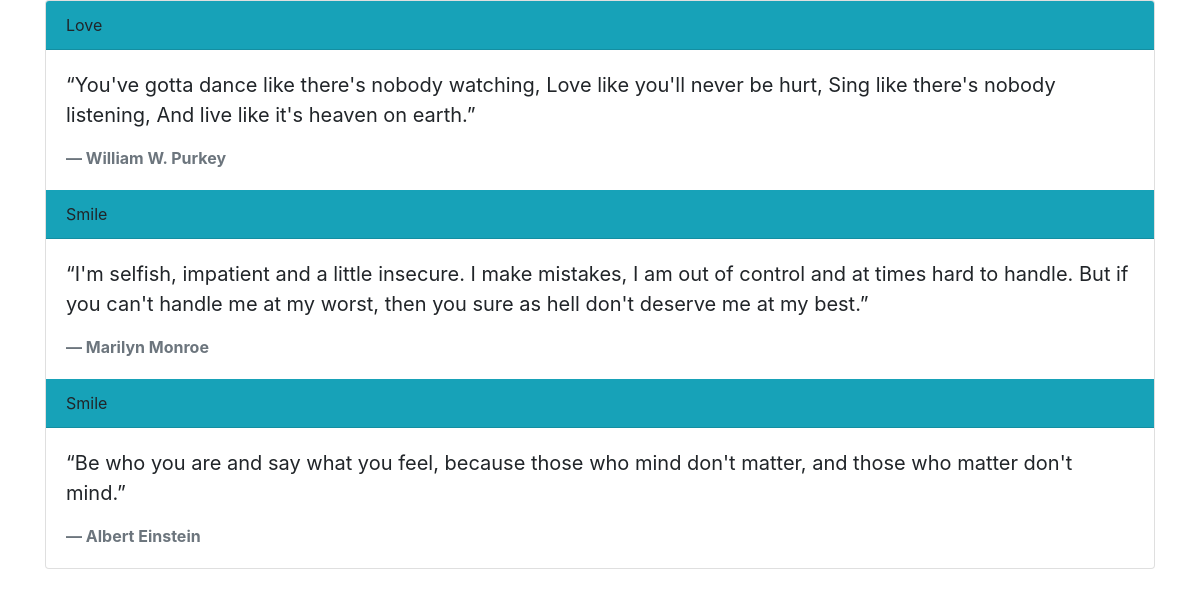
The page / on the database its author committed.
### Main_apps/models.py (models this page shows, shortened)
class Quote(models.Model):
    quote = models.TextField()
    Author = models.CharField(max_length= 50)
    quote_category = models.ForeignKey(
        'QuoteCategory', on_delete = models.CASCADE
    )

class QuoteCategory(models.Model):
    title = models.CharField(max_length= 50)

### Main_apps/views.py (the view)
# urls.py: path('', views.HomeView.as_view(), name="name"),
class HomeView(ListView):
    template_name = "index.html"
    model = Quote
    def get_queryset(self):
        query_set = super().get_queryset()
        return  query_set.select_related
        ('quote_category')

### templates/index.html
{% extends 'base.html' %}
{% block body  %}
<div class="card">
    {% for quote in object_list %}
    <div class="card-header bg-info">
      {{ quote.quote_category.title }}
    </div>
    <div class="card-body">
        <blockquote class="blockquote mb-0">
            <p>{{quote.quote}}</p>
            <footer class="blockquote-footer font-weight-bold ">{{ quote.Author }}</cite></footer>
          </blockquote>
      </div>
    {% endfor %}
</div>
{% endblock %}

### templates/base.html (shortened to what this page needs)
<!DOCTYPE html>
<html lang="en">
<head>
    <link rel="stylesheet" href="https://stackpath.bootstrapcdn.com/bootstrap/4.5.0/css/bootstrap.min.css">
</head>
<body>
   <div class="container">
       {% block body  %}
       {% endblock  %}
   </div>
</body>
</html>

### rows shown on the page
Quote: quote_category "Love", quote "“You've gotta dance like there's nobody watching, Love like you'll never be hurt, Sing like there's nobody listening, And live like it's heaven on earth.”", Author "William W. Purkey"
Quote: quote_category "Smile", quote "“I'm selfish, impatient and a little insecure. I make mistakes, I am out of control and at times hard to handle. But if you can't handle me at my worst, then you sure as hell don't deserve me at my best.”", Author "Marilyn Monroe"
Quote: quote_category "Smile", quote "“Be who you are and say what you feel, because those who mind don't matter, and those who matter don't mind.”", Author "Albert Einstein"
